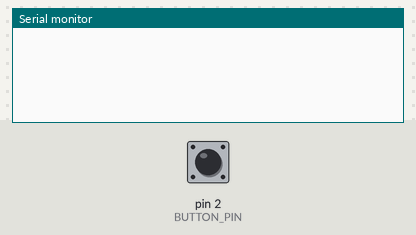
Recording of a sketch running on a simulated Arduino Uno, built with avr-gcc and run on an emulated ATmega328P. Shown: the last lines printed to the serial monitor. The inputs (shaded band) are chosen by the test bench; at power-on: pin 2 (BUTTON_PIN) LOW.

Above: at 1.2 s.
1.3 s: pin 2 (BUTTON_PIN) pulled HIGH for 0.15 s
At 1.43 s:
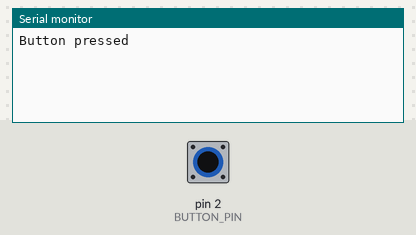
At 2.2 s:
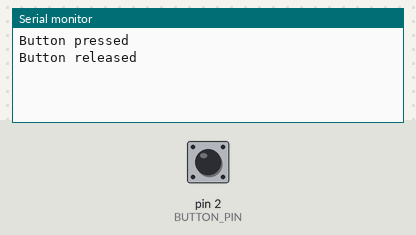

The sketch:

main.ino
```cpp
// C++ code
//
// Detect button press and release events using state change detection.
// Prints "Button pressed" or "Button released" to Serial only on change.

const byte BUTTON_PIN = 2;

byte buttonState = LOW;

void setup() {
  Serial.begin(115200);
  pinMode(BUTTON_PIN, INPUT);
}

void loop() {
  byte newButtonState = digitalRead(BUTTON_PIN);
  if (newButtonState != buttonState)
  {
    buttonState = newButtonState;
    if (buttonState == HIGH)
    {
      Serial.println("Button pressed");
    }
    else
    {
      Serial.println("Button released");
    }
  }
}
```

Measured:
- after the input at 1.3 s, the serial monitor: prints a new line at once (image 1)
